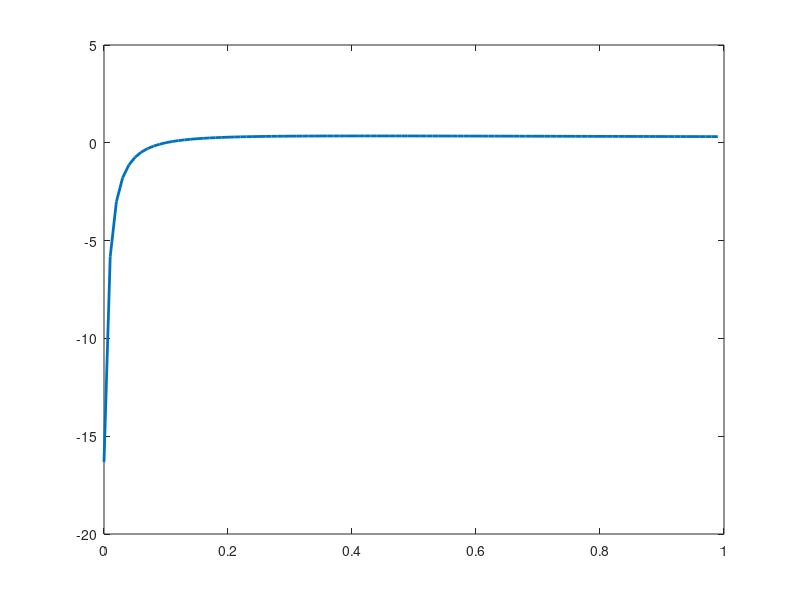

Write MATLAB code to recreate this figure.
clear all
close all

r = 1;
b = 0.1;
sig = 0.5;
alp = 1/3;
W = 0.01;
D = linspace(0,1-W,100);
phie  = r*D./((W + D).^(alp));
phidb = phie + b./((W + D).^(alp));



pD = - b^(1 - sig)/(1 - sig)*alp*b*(W + D).^(-alp-1) ...
      + b^(1-sig)/(1-sig) ...
      *(-alp*b*(W + D).^(-alp-1) + r*(W + D).^(-alp) - alp*r*D.*(W + D).^(-alp-1)) ...
      + (phidb.^2 - phie.^2)/2.*((W + D).^(alp-1))*alp - (phidb - phie)*r;

plot(D,pD,'LineWidth',2);

diff(pD)